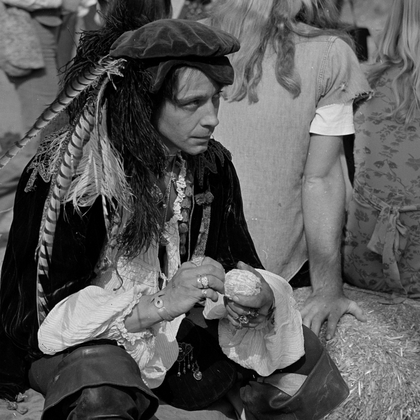
%> input picture Prática3/male.tiff, 420 x 420 px, shrunk from 1024 x 1024 before the run
$ octave --eval "contraste('male.tiff');"   (GNU Octave 9; MATLAB toolbox functions it lacks are replaced by stand-ins)
%> lines starting %> are read from the running program, lines starting %| are printed output that depends on the picture
function contraste(image_name)
%> called with image_name = 'male.tiff'
    % Ler a imagem
    img = imread(image_name);
%> img is the input picture: size 420x420 uint8; min 0, max 254, mean 89

    % Converter para tons de cinza se for uma imagem colorida
    if size(img, 3) == 3
        img = rgb2gray(img);
    end

    % Obter as dimensões da imagem
    [linhas, colunas] = size(img);
%> linhas = 420; colunas = 420

    % Calcular o histograma original
    hist_original = zeros(1, 256);
    for i = 1:linhas
        for j = 1:colunas
            hist_original(img(i, j) + 1) = hist_original(img(i, j) + 1) + 1;
        end
    end
%> after the loop, hist_original = 256 values, max 3318 at index 1, min 0 at index 240, mean 689.1

    % Normalizar o histograma
    hist_original = hist_original / (linhas * colunas);
%> hist_original = 256 values, max 0.0188 at index 1, min 0 at index 240, mean 0.00391

    % Calcular a função de distribuição acumulada (CDF)
    cdf = zeros(1, 256);
    cdf(1) = hist_original(1);
    for k = 2:256
        cdf(k) = cdf(k - 1) + hist_original(k);
    end
%> after the loop, cdf = 256 values from 0.0188 to 1

    % Realizar a equalização do histograma
    img_equalizada = zeros(linhas, colunas);
    for i = 1:linhas
        for j = 1:colunas
            img_equalizada(i, j) = round(255 * cdf(img(i, j) + 1));
        end
    end
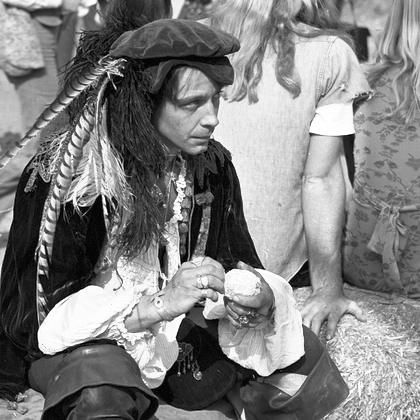
%> img_equalizada: size 420x420 double; min 5, max 255, mean 128.3

    % Converter o resultado para uint8
    img_equalizada = uint8(img_equalizada);
%> img_equalizada: size 420x420 uint8

    % Calcular o histograma da imagem equalizada
    hist_equalizada = zeros(1, 256);
    for i = 1:linhas
        for j = 1:colunas
            hist_equalizada(img_equalizada(i, j) + 1) = hist_equalizada(img_equalizada(i, j) + 1) + 1;
        end
    end
%> after the loop, hist_equalizada = 256 values, max 3318 at index 6, min 0 at index 1, mean 689.1

    % Normalizar o histograma da imagem equalizada
    hist_equalizada = hist_equalizada / (linhas * colunas);
%> hist_equalizada = 256 values, max 0.0188 at index 6, min 0 at index 1, mean 0.00391
%> `contraste('male.tiff');`:
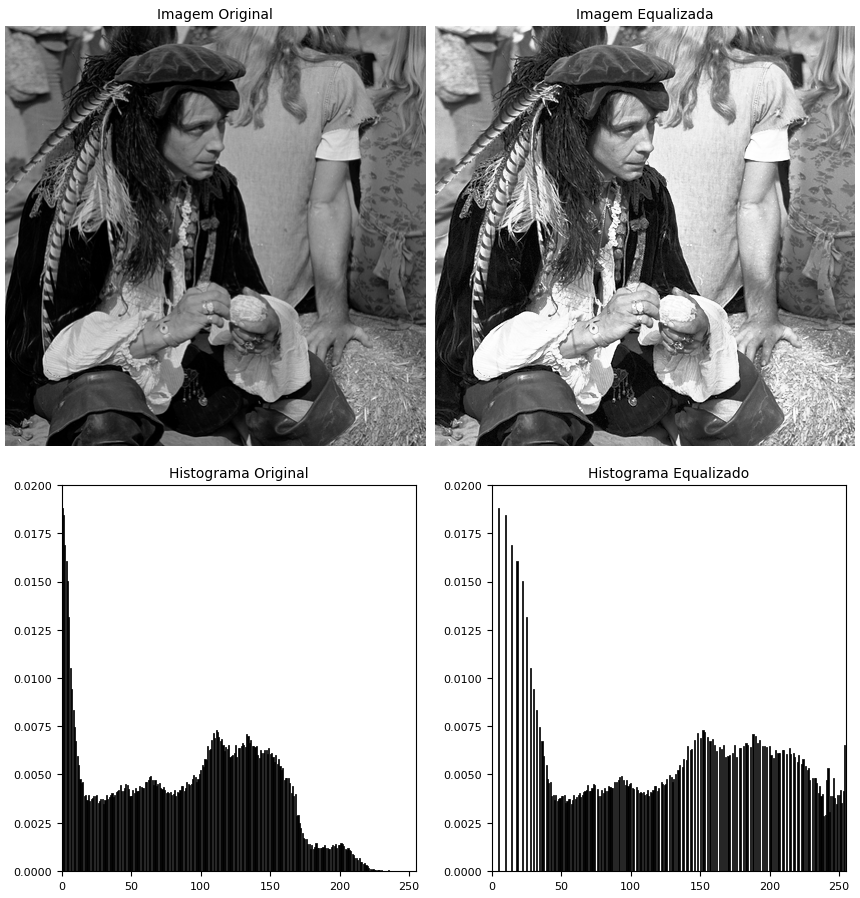
%> figure redrawn from the program's plot data, 4 panels

    % Exibir as imagens original e equalizada
    figure;
    subplot(2, 2, 1);
    imshow(img);
    title('Imagem Original');

    subplot(2, 2, 2);
    imshow(img_equalizada);
    title('Imagem Equalizada');

    % Exibir os histogramas
    subplot(2, 2, 3);
    bar(0:255, hist_original, 'k');
    title('Histograma Original');
    xlim([0 255]);

    subplot(2, 2, 4);
    bar(0:255, hist_equalizada, 'k');
    title('Histograma Equalizado');
    xlim([0 255]);
end
